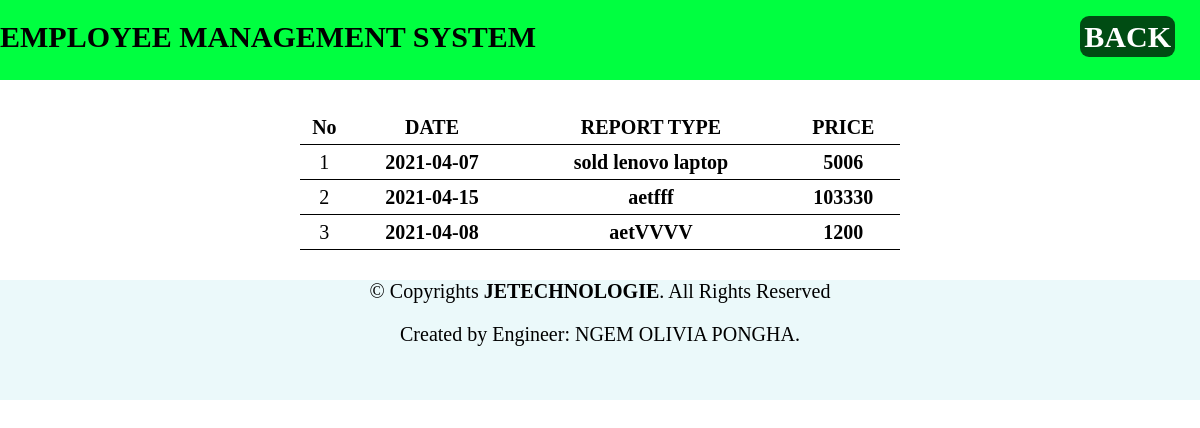
Page /display_report.php on the committed database.
### tables this page shows
CREATE TABLE `report` (
  `id_report` int(11) NOT NULL,
  `emp_id` int(2) NOT NULL,
  `datejr` varchar(100) NOT NULL,
  `report_type` varchar(1000) NOT NULL,
  `price` int(30) NOT NULL
);

### display_report.php (the view, shortened to what this page needs)
<!DOCTYPE html>
<html>
<head>
</head>
<body>
 <?php
$conn=new mysqli('localhost','root','','ems');
if($conn->connect_error){
	die("connection failed:".$conn->connect_error);
}
else
{
$sql="SELECT * FROM report";
$result=mysqli_query($conn,$sql);
}
?>
<header>
           	<div style="display: flex; justify-content: space-between;">
           		<div><h1>EMPLOYEE MANAGEMENT SYSTEM  </h1></div>
           		 <div><h1><a hreF="admin_site.php" id="a">BACK</a></h1></div>
           	</div>
</header>
<div>
	<table>
		<thead>
			<tr>
				<th>No</th>
				<th>DATE</th>
				<th>REPORT TYPE</th>
				<th>PRICE</th>
			</tr>
		</thead>
		 <tbody>
		 	 <?php  while ($row=mysqli_fetch_array($result)) { ?>
		        <tr>
		             	<td> <?php echo $row['id_report']; ?> </td>
		             	<th> <?php echo $row['datejr']; ?> </th>
		             	<th> <?php echo $row['report_type']; ?> </th>
		             	<th> <?php echo $row['price']; ?> </th>
		       </tr>
	      	<?php
	      }
	      ?>
		               </tbody>
	</table>
</div>
<?php
 include("layout/footer.php")
 ?>
</body>
</html>

### display_report.php (style rules this page uses)
header { background:rgb(0,255,64); height: 10vh; }
#a { text-align: right; border-radius: 9px; padding: 4px; background:rgba(0,0,0,0.7); color: white; text-decoration:none; text-decoration: none; margin-right: 25px; }
body { font-size: 20px; margin: 0; }
h1 { font-size: 30px; }
table { width: 50%; margin: 30px auto; border-collapse: collapse; text-align: center; }
tr { border-bottom: 1px solid black; }
th,td { border:none; height: 30px; padding: 2px; margin: 2px; }

### rows in the picture
report: id_report "1", datejr "2021-04-07", report_type "sold lenovo laptop", price "5006"
report: id_report "2", datejr "2021-04-15", report_type "aetfff", price "103330"
report: id_report "3", datejr "2021-04-08", report_type "aetVVVV", price "1200"
